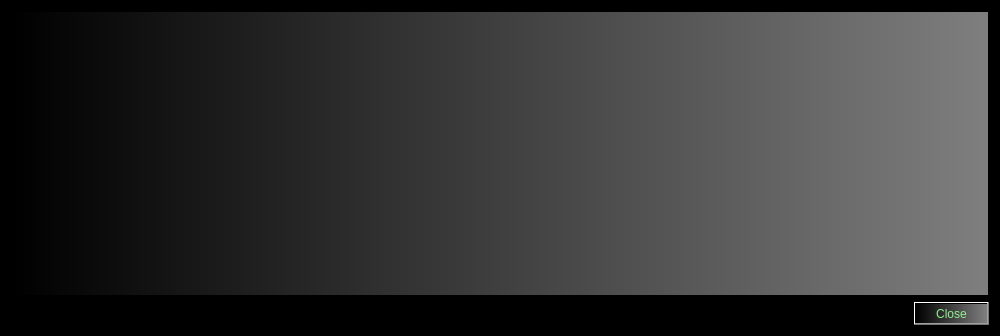
<?xml version="1.0" encoding="UTF-8"?>
<ui version="4.0">
 <class>TransactionDescDialog</class>
 <widget class="QDialog" name="TransactionDescDialog">
  <property name="geometry">
   <rect>
    <x>0</x>
    <y>0</y>
    <width>1000</width>
    <height>336</height>
   </rect>
  </property>
  <property name="palette">
   <palette>
    <active>
     <colorrole role="WindowText">
      <brush brushstyle="SolidPattern">
       <color alpha="255">
        <red>0</red>
        <green>255</green>
        <blue>0</blue>
       </color>
      </brush>
     </colorrole>
     <colorrole role="Button">
      <brush brushstyle="SolidPattern">
       <color alpha="255">
        <red>0</red>
        <green>255</green>
        <blue>0</blue>
       </color>
      </brush>
     </colorrole>
     <colorrole role="Base">
      <brush brushstyle="SolidPattern">
       <color alpha="255">
        <red>255</red>
        <green>255</green>
        <blue>255</blue>
       </color>
      </brush>
     </colorrole>
     <colorrole role="Window">
      <brush brushstyle="SolidPattern">
       <color alpha="255">
        <red>0</red>
        <green>0</green>
        <blue>0</blue>
       </color>
      </brush>
     </colorrole>
    </active>
    <inactive>
     <colorrole role="WindowText">
      <brush brushstyle="SolidPattern">
       <color alpha="255">
        <red>0</red>
        <green>255</green>
        <blue>0</blue>
       </color>
      </brush>
     </colorrole>
     <colorrole role="Button">
      <brush brushstyle="SolidPattern">
       <color alpha="255">
        <red>0</red>
        <green>255</green>
        <blue>0</blue>
       </color>
      </brush>
     </colorrole>
     <colorrole role="Base">
      <brush brushstyle="SolidPattern">
       <color alpha="255">
        <red>255</red>
        <green>255</green>
        <blue>255</blue>
       </color>
      </brush>
     </colorrole>
     <colorrole role="Window">
      <brush brushstyle="SolidPattern">
       <color alpha="255">
        <red>0</red>
        <green>0</green>
        <blue>0</blue>
       </color>
      </brush>
     </colorrole>
    </inactive>
    <disabled>
     <colorrole role="WindowText">
      <brush brushstyle="SolidPattern">
       <color alpha="255">
        <red>120</red>
        <green>120</green>
        <blue>120</blue>
       </color>
      </brush>
     </colorrole>
     <colorrole role="Button">
      <brush brushstyle="SolidPattern">
       <color alpha="255">
        <red>0</red>
        <green>255</green>
        <blue>0</blue>
       </color>
      </brush>
     </colorrole>
     <colorrole role="Base">
      <brush brushstyle="SolidPattern">
       <color alpha="255">
        <red>0</red>
        <green>0</green>
        <blue>0</blue>
       </color>
      </brush>
     </colorrole>
     <colorrole role="Window">
      <brush brushstyle="SolidPattern">
       <color alpha="255">
        <red>0</red>
        <green>0</green>
        <blue>0</blue>
       </color>
      </brush>
     </colorrole>
    </disabled>
   </palette>
  </property>
  <property name="windowTitle">
   <string>Transaction details</string>
  </property>
  <property name="windowOpacity">
   <double>55.000000000000000</double>
  </property>
  <property name="autoFillBackground">
   <bool>true</bool>
  </property>
  <layout class="QVBoxLayout" name="verticalLayout">
   <item>
    <widget class="QTextEdit" name="detailText">
     <property name="palette">
      <palette>
       <active>
        <colorrole role="WindowText">
         <brush brushstyle="SolidPattern">
          <color alpha="255">
           <red>255</red>
           <green>255</green>
           <blue>0</blue>
          </color>
         </brush>
        </colorrole>
        <colorrole role="Button">
         <brush brushstyle="LinearGradientPattern">
          <gradient startx="0.000000000000000" starty="0.000000000000000" endx="1.000000000000000" endy="0.000000000000000" type="LinearGradient" spread="PadSpread" coordinatemode="ObjectBoundingMode">
           <gradientstop position="0.000000000000000">
            <color alpha="255">
             <red>0</red>
             <green>0</green>
             <blue>0</blue>
            </color>
           </gradientstop>
           <gradientstop position="1.000000000000000">
            <color alpha="255">
             <red>127</red>
             <green>127</green>
             <blue>127</blue>
            </color>
           </gradientstop>
          </gradient>
         </brush>
        </colorrole>
        <colorrole role="Light">
         <brush brushstyle="SolidPattern">
          <color alpha="255">
           <red>255</red>
           <green>255</green>
           <blue>0</blue>
          </color>
         </brush>
        </colorrole>
        <colorrole role="Midlight">
         <brush brushstyle="SolidPattern">
          <color alpha="255">
           <red>255</red>
           <green>255</green>
           <blue>0</blue>
          </color>
         </brush>
        </colorrole>
        <colorrole role="Text">
         <brush brushstyle="SolidPattern">
          <color alpha="255">
           <red>255</red>
           <green>255</green>
           <blue>0</blue>
          </color>
         </brush>
        </colorrole>
        <colorrole role="BrightText">
         <brush brushstyle="SolidPattern">
          <color alpha="255">
           <red>0</red>
           <green>255</green>
           <blue>127</blue>
          </color>
         </brush>
        </colorrole>
        <colorrole role="ButtonText">
         <brush brushstyle="SolidPattern">
          <color alpha="255">
           <red>255</red>
           <green>255</green>
           <blue>0</blue>
          </color>
         </brush>
        </colorrole>
        <colorrole role="Base">
         <brush brushstyle="LinearGradientPattern">
          <gradient startx="0.000000000000000" starty="0.000000000000000" endx="1.000000000000000" endy="0.000000000000000" type="LinearGradient" spread="PadSpread" coordinatemode="ObjectBoundingMode">
           <gradientstop position="0.000000000000000">
            <color alpha="255">
             <red>0</red>
             <green>0</green>
             <blue>0</blue>
            </color>
           </gradientstop>
           <gradientstop position="1.000000000000000">
            <color alpha="255">
             <red>127</red>
             <green>127</green>
             <blue>127</blue>
            </color>
           </gradientstop>
          </gradient>
         </brush>
        </colorrole>
        <colorrole role="Window">
         <brush brushstyle="LinearGradientPattern">
          <gradient startx="0.000000000000000" starty="0.000000000000000" endx="1.000000000000000" endy="0.000000000000000" type="LinearGradient" spread="PadSpread" coordinatemode="ObjectBoundingMode">
           <gradientstop position="0.000000000000000">
            <color alpha="255">
             <red>0</red>
             <green>0</green>
             <blue>0</blue>
            </color>
           </gradientstop>
           <gradientstop position="1.000000000000000">
            <color alpha="255">
             <red>127</red>
             <green>127</green>
             <blue>127</blue>
            </color>
           </gradientstop>
          </gradient>
         </brush>
        </colorrole>
       </active>
       <inactive>
        <colorrole role="WindowText">
         <brush brushstyle="SolidPattern">
          <color alpha="255">
           <red>255</red>
           <green>255</green>
           <blue>0</blue>
          </color>
         </brush>
        </colorrole>
        <colorrole role="Button">
         <brush brushstyle="LinearGradientPattern">
          <gradient startx="0.000000000000000" starty="0.000000000000000" endx="1.000000000000000" endy="0.000000000000000" type="LinearGradient" spread="PadSpread" coordinatemode="ObjectBoundingMode">
           <gradientstop position="0.000000000000000">
            <color alpha="255">
             <red>0</red>
             <green>0</green>
             <blue>0</blue>
            </color>
           </gradientstop>
           <gradientstop position="1.000000000000000">
            <color alpha="255">
             <red>127</red>
             <green>127</green>
             <blue>127</blue>
            </color>
           </gradientstop>
          </gradient>
         </brush>
        </colorrole>
        <colorrole role="Light">
         <brush brushstyle="SolidPattern">
          <color alpha="255">
           <red>255</red>
           <green>255</green>
           <blue>0</blue>
          </color>
         </brush>
        </colorrole>
        <colorrole role="Midlight">
         <brush brushstyle="SolidPattern">
          <color alpha="255">
           <red>255</red>
           <green>255</green>
           <blue>0</blue>
          </color>
         </brush>
        </colorrole>
        <colorrole role="Text">
         <brush brushstyle="SolidPattern">
          <color alpha="255">
           <red>255</red>
           <green>255</green>
           <blue>0</blue>
          </color>
         </brush>
        </colorrole>
        <colorrole role="BrightText">
         <brush brushstyle="SolidPattern">
          <color alpha="255">
           <red>0</red>
           <green>255</green>
           <blue>127</blue>
          </color>
         </brush>
        </colorrole>
        <colorrole role="ButtonText">
         <brush brushstyle="SolidPattern">
          <color alpha="255">
           <red>255</red>
           <green>255</green>
           <blue>0</blue>
          </color>
         </brush>
        </colorrole>
        <colorrole role="Base">
         <brush brushstyle="LinearGradientPattern">
          <gradient startx="0.000000000000000" starty="0.000000000000000" endx="1.000000000000000" endy="0.000000000000000" type="LinearGradient" spread="PadSpread" coordinatemode="ObjectBoundingMode">
           <gradientstop position="0.000000000000000">
            <color alpha="255">
             <red>0</red>
             <green>0</green>
             <blue>0</blue>
            </color>
           </gradientstop>
           <gradientstop position="1.000000000000000">
            <color alpha="255">
             <red>127</red>
             <green>127</green>
             <blue>127</blue>
            </color>
           </gradientstop>
          </gradient>
         </brush>
        </colorrole>
        <colorrole role="Window">
         <brush brushstyle="LinearGradientPattern">
          <gradient startx="0.000000000000000" starty="0.000000000000000" endx="1.000000000000000" endy="0.000000000000000" type="LinearGradient" spread="PadSpread" coordinatemode="ObjectBoundingMode">
           <gradientstop position="0.000000000000000">
            <color alpha="255">
             <red>0</red>
             <green>0</green>
             <blue>0</blue>
            </color>
           </gradientstop>
           <gradientstop position="1.000000000000000">
            <color alpha="255">
             <red>127</red>
             <green>127</green>
             <blue>127</blue>
            </color>
           </gradientstop>
          </gradient>
         </brush>
        </colorrole>
       </inactive>
       <disabled>
        <colorrole role="WindowText">
         <brush brushstyle="SolidPattern">
          <color alpha="255">
           <red>255</red>
           <green>255</green>
           <blue>0</blue>
          </color>
         </brush>
        </colorrole>
        <colorrole role="Button">
         <brush brushstyle="LinearGradientPattern">
          <gradient startx="0.000000000000000" starty="0.000000000000000" endx="1.000000000000000" endy="0.000000000000000" type="LinearGradient" spread="PadSpread" coordinatemode="ObjectBoundingMode">
           <gradientstop position="0.000000000000000">
            <color alpha="255">
             <red>0</red>
             <green>0</green>
             <blue>0</blue>
            </color>
           </gradientstop>
           <gradientstop position="1.000000000000000">
            <color alpha="255">
             <red>127</red>
             <green>127</green>
             <blue>127</blue>
            </color>
           </gradientstop>
          </gradient>
         </brush>
        </colorrole>
        <colorrole role="Light">
         <brush brushstyle="SolidPattern">
          <color alpha="255">
           <red>255</red>
           <green>255</green>
           <blue>0</blue>
          </color>
         </brush>
        </colorrole>
        <colorrole role="Midlight">
         <brush brushstyle="SolidPattern">
          <color alpha="255">
           <red>255</red>
           <green>255</green>
           <blue>0</blue>
          </color>
         </brush>
        </colorrole>
        <colorrole role="Text">
         <brush brushstyle="SolidPattern">
          <color alpha="255">
           <red>255</red>
           <green>255</green>
           <blue>0</blue>
          </color>
         </brush>
        </colorrole>
        <colorrole role="BrightText">
         <brush brushstyle="SolidPattern">
          <color alpha="255">
           <red>0</red>
           <green>255</green>
           <blue>127</blue>
          </color>
         </brush>
        </colorrole>
        <colorrole role="ButtonText">
         <brush brushstyle="SolidPattern">
          <color alpha="255">
           <red>255</red>
           <green>255</green>
           <blue>0</blue>
          </color>
         </brush>
        </colorrole>
        <colorrole role="Base">
         <brush brushstyle="LinearGradientPattern">
          <gradient startx="0.000000000000000" starty="0.000000000000000" endx="1.000000000000000" endy="0.000000000000000" type="LinearGradient" spread="PadSpread" coordinatemode="ObjectBoundingMode">
           <gradientstop position="0.000000000000000">
            <color alpha="255">
             <red>0</red>
             <green>0</green>
             <blue>0</blue>
            </color>
           </gradientstop>
           <gradientstop position="1.000000000000000">
            <color alpha="255">
             <red>127</red>
             <green>127</green>
             <blue>127</blue>
            </color>
           </gradientstop>
          </gradient>
         </brush>
        </colorrole>
        <colorrole role="Window">
         <brush brushstyle="LinearGradientPattern">
          <gradient startx="0.000000000000000" starty="0.000000000000000" endx="1.000000000000000" endy="0.000000000000000" type="LinearGradient" spread="PadSpread" coordinatemode="ObjectBoundingMode">
           <gradientstop position="0.000000000000000">
            <color alpha="255">
             <red>0</red>
             <green>0</green>
             <blue>0</blue>
            </color>
           </gradientstop>
           <gradientstop position="1.000000000000000">
            <color alpha="255">
             <red>127</red>
             <green>127</green>
             <blue>127</blue>
            </color>
           </gradientstop>
          </gradient>
         </brush>
        </colorrole>
       </disabled>
      </palette>
     </property>
     <property name="toolTip">
      <string>This pane shows a detailed description of the transaction</string>
     </property>
     <property name="autoFillBackground">
      <bool>true</bool>
     </property>
     <property name="styleSheet">
      <string notr="true">
background-color:qlineargradient(spread:pad, x1:0, y1:0, x2:1, y2:0, stop:0 rgba(0, 0, 0, 255), stop:1 rgba(127, 127, 127, 255));
color:yellow;
</string>
     </property>
     <property name="readOnly">
      <bool>true</bool>
     </property>
    </widget>
   </item>
   <item>
    <widget class="QDialogButtonBox" name="buttonBox">
     <property name="styleSheet">
      <string notr="true">
background-color:qlineargradient(spread:pad, x1:0, y1:0, x2:1, y2:0, stop:0 rgba(0, 0, 0, 255), stop:1 rgba(127, 127, 127, 255));
color:lightgreen;
</string>
     </property>
     <property name="orientation">
      <enum>Qt::Horizontal</enum>
     </property>
     <property name="standardButtons">
      <set>QDialogButtonBox::Close</set>
     </property>
    </widget>
   </item>
  </layout>
 </widget>
 <resources/>
 <connections>
  <connection>
   <sender>buttonBox</sender>
   <signal>accepted()</signal>
   <receiver>TransactionDescDialog</receiver>
   <slot>accept()</slot>
   <hints>
    <hint type="sourcelabel">
     <x>248</x>
     <y>254</y>
    </hint>
    <hint type="destinationlabel">
     <x>157</x>
     <y>274</y>
    </hint>
   </hints>
  </connection>
  <connection>
   <sender>buttonBox</sender>
   <signal>rejected()</signal>
   <receiver>TransactionDescDialog</receiver>
   <slot>reject()</slot>
   <hints>
    <hint type="sourcelabel">
     <x>316</x>
     <y>260</y>
    </hint>
    <hint type="destinationlabel">
     <x>286</x>
     <y>274</y>
    </hint>
   </hints>
  </connection>
 </connections>
</ui>
